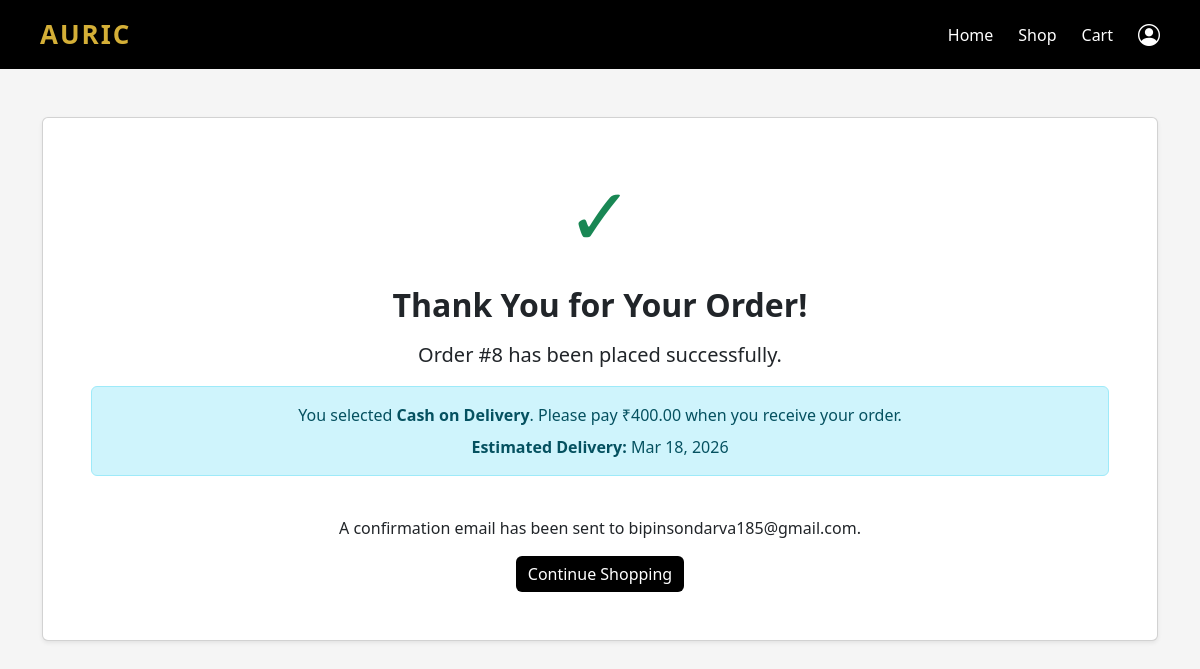
/order-confirmation/8/ (signed in), run on the app's committed database.
### auric1/models.py (models this page shows, shortened)
class Order(models.Model):
    PAYMENT_METHOD_CHOICES = [
        ('cod', 'Cash on Delivery'),
        ('online', 'Online Payment'),
    ]
    user = models.ForeignKey(User, on_delete=models.CASCADE)
    customer_name = models.CharField(max_length=200)
    customer_email = models.EmailField()
    customer_phone = models.CharField(max_length=15)
    customer_address = models.TextField()
    total_amount = models.DecimalField(max_digits=10, decimal_places=2)
    payment_method = models.CharField(max_length=20, choices=PAYMENT_METHOD_CHOICES)  # single field with choices
    payment_status = models.CharField(max_length=20, default="pending")
    order_status = models.CharField(max_length=20, default="pending")
    created_at = models.DateTimeField(auto_now_add=True)
    estimated_delivery_date = models.DateField(null=True, blank=True)

### auric1/views.py (the view)
# urls.py: path('order-confirmation/<int:order_id>/', views.order_confirmation, name='order_confirmation'),
@login_required
def order_confirmation(request, order_id):
    order = get_object_or_404(Order, id=order_id)
    return render(request, 'auric1/order_confirmation.html', {'order': order})

### auric1/templates/auric1/order_confirmation.html
{% extends 'auric1/base.html' %}
{% block content %}
<div class="container py-5 text-center">
    <div class="card shadow-sm p-5">
        <div class="mb-4">
            <span class="display-1 text-success">✓</span>
        </div>
        <h2 class="mb-3">Thank You for Your Order!</h2>
        <p class="lead">Order #{{ order.id }} has been placed successfully.</p>
        <div class="alert alert-info">
            {% if order.payment_method == 'cod' %}
                <p class="mb-0">You selected <strong>Cash on Delivery</strong>. Please pay ₹{{ order.total_amount }} when you receive your order.</p>
            {% else %}
                <p class="mb-0">Your payment of <strong>₹{{ order.total_amount }}</strong> has been processed successfully.</p>
            {% endif %}
            <p class="mb-0 mt-2"><strong>Estimated Delivery:</strong> {{ order.estimated_delivery_date|date:"M d, Y" }}</p>
        </div>
        <div class="mt-4">
            <p>A confirmation email has been sent to {{ order.customer_email }}.</p>
            <a href="{% url 'shop' %}" class="btn btn-dark">Continue Shopping</a>
        </div>
    </div>
</div>
{% endblock %}

### auric1/static/auric1/style.css (style rules this page uses)
body { margin:0; font-family: 'Segoe UI', Arial, sans-serif; background:#f5f5f5; color:#222; }
h1,h2,h3,h4,h5 { font-weight:600; }
.btn-dark { background:black; border:none; }

### data on the page
Order: id "8", total_amount "400.00", estimated_delivery_date "Mar 18, 2026", customer_email "bipinsondarva185@gmail.com"
